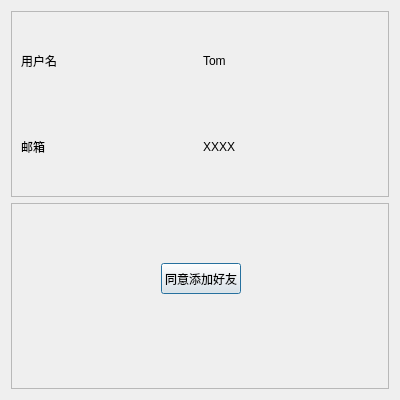
<?xml version="1.0" encoding="UTF-8"?>
<ui version="4.0">
 <class>FriendVerifyDialog</class>
 <widget class="QDialog" name="FriendVerifyDialog">
  <property name="geometry">
   <rect>
    <x>0</x>
    <y>0</y>
    <width>400</width>
    <height>400</height>
   </rect>
  </property>
  <property name="minimumSize">
   <size>
    <width>400</width>
    <height>400</height>
   </size>
  </property>
  <property name="maximumSize">
   <size>
    <width>400</width>
    <height>400</height>
   </size>
  </property>
  <property name="windowTitle">
   <string>Dialog</string>
  </property>
  <layout class="QVBoxLayout" name="verticalLayout">
   <item>
    <widget class="QFrame" name="frame">
     <property name="frameShape">
      <enum>QFrame::StyledPanel</enum>
     </property>
     <property name="frameShadow">
      <enum>QFrame::Raised</enum>
     </property>
     <layout class="QVBoxLayout" name="verticalLayout_2">
      <item>
       <layout class="QHBoxLayout" name="horizontalLayout">
        <item>
         <widget class="QLabel" name="label">
          <property name="text">
           <string>用户名</string>
          </property>
         </widget>
        </item>
        <item>
         <widget class="QLabel" name="username">
          <property name="text">
           <string>Tom</string>
          </property>
         </widget>
        </item>
       </layout>
      </item>
      <item>
       <layout class="QHBoxLayout" name="horizontalLayout_2">
        <item>
         <widget class="QLabel" name="label_3">
          <property name="text">
           <string>邮箱</string>
          </property>
         </widget>
        </item>
        <item>
         <widget class="QLabel" name="email">
          <property name="text">
           <string>XXXX</string>
          </property>
         </widget>
        </item>
       </layout>
      </item>
     </layout>
    </widget>
   </item>
   <item>
    <widget class="QFrame" name="frame_2">
     <property name="frameShape">
      <enum>QFrame::StyledPanel</enum>
     </property>
     <property name="frameShadow">
      <enum>QFrame::Raised</enum>
     </property>
     <widget class="QPushButton" name="pushButton">
      <property name="geometry">
       <rect>
        <x>150</x>
        <y>60</y>
        <width>80</width>
        <height>31</height>
       </rect>
      </property>
      <property name="text">
       <string>同意添加好友</string>
      </property>
     </widget>
    </widget>
   </item>
  </layout>
 </widget>
 <resources/>
 <connections/>
</ui>
